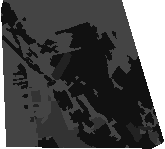
#> input picture data/Land_use.tif, 165 x 149 px
$ python Neighborhood.py
#> lines starting #> are read from the running program, lines starting #| are printed output that depends on the picture
import numpy as np
import matplotlib as plt

# Reading the image
lu1 = plt.image.imread(r"data/Land_use.tif")
#> lu1 is the input picture: shape (149, 165); min 17, max 255, mean 77.5

# Creating a copy of the image
lu = lu1.copy()

# Mapping the values
# Create a dictionary to map the values to the desired numbers
mapping = {51: 1, 34: 2, 17: 3, 255: 0, 68: 4}

# Use the dictionary and NumPy's vectorized operations to map the values
for value, number in mapping.items():
    lu[lu1 == value] = number
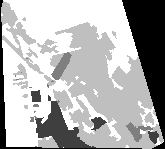
#> lu: shape (149, 165); min 0, max 4, mean 2.8; drawn with min black and max white

# Number of land use
nlu = 3
# Number of rings
dist = 8
# Empty matrices to put the accumulation of each ring of effects in corresponding entry
Flk = np.zeros((dist, nlu, nlu))
# Count all cells and each land use
Numbers = [np.count_nonzero(lu == i) for i in range(1, nlu + 1)]
#> Numbers = [1465, 529, 8729]
N = np.count_nonzero(lu)
#> N = 20725

# Iterate over each land use to calculate the enrichment factor
for l in range(1, nlu + 1):
    # Iterate over each cell in the land use matrix
#> (the run stopped early here; a loop or call above may not have finished)

$ run again, with data/Land_demand_unit.tif copied over data/Land_use.tif
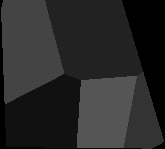
#> input picture data/Land_demand_unit.tif, 165 x 149 px
#> lu1 is the input picture: shape (149, 165); min 0, max 85, mean 40.9
#> after the loop `for value, number in mapping.items():`:
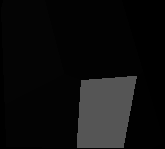
#> lu: shape (149, 165); min 0, max 85, mean 14.3
#> Numbers = [1795, 6059, 4466]
#> N = 20725
